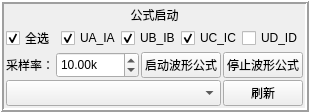
        <widget class="QFrame" name="frame_10">
         <property name="frameShape">
          <enum>QFrame::Box</enum>
         </property>
         <property name="frameShadow">
          <enum>QFrame::Raised</enum>
         </property>
         <property name="lineWidth">
          <number>2</number>
         </property>
         <layout class="QGridLayout" name="gridLayout_12" rowstretch="1,1,1,1">
          <property name="leftMargin">
           <number>2</number>
          </property>
          <property name="topMargin">
           <number>2</number>
          </property>
          <property name="rightMargin">
           <number>2</number>
          </property>
          <property name="bottomMargin">
           <number>2</number>
          </property>
          <property name="spacing">
           <number>2</number>
          </property>
          <item row="3" column="0">
           <widget class="QComboBox" name="formula_list">
            <property name="sizePolicy">
             <sizepolicy hsizetype="Preferred" vsizetype="Expanding">
              <horstretch>0</horstretch>
              <verstretch>0</verstretch>
             </sizepolicy>
            </property>
            <property name="maximumSize">
             <size>
              <width>500</width>
              <height>16777215</height>
             </size>
            </property>
            <property name="editable">
             <bool>false</bool>
            </property>
           </widget>
          </item>
          <item row="3" column="1">
           <widget class="QPushButton" name="update">
            <property name="sizePolicy">
             <sizepolicy hsizetype="Fixed" vsizetype="Expanding">
              <horstretch>0</horstretch>
              <verstretch>0</verstretch>
             </sizepolicy>
            </property>
            <property name="text">
             <string>刷新</string>
            </property>
           </widget>
          </item>
          <item row="2" column="0" colspan="2">
           <layout class="QHBoxLayout" name="horizontalLayout_33">
            <property name="spacing">
             <number>2</number>
            </property>
            <item>
             <layout class="QHBoxLayout" name="horizontalLayout_24">
              <item>
               <widget class="QLabel" name="label_44">
                <property name="sizePolicy">
                 <sizepolicy hsizetype="Preferred" vsizetype="Expanding">
                  <horstretch>0</horstretch>
                  <verstretch>0</verstretch>
                 </sizepolicy>
                </property>
                <property name="text">
                 <string>采样率：</string>
                </property>
               </widget>
              </item>
              <item>
               <widget class="QDoubleSpinBox" name="formula_sample">
                <property name="sizePolicy">
                 <sizepolicy hsizetype="Minimum" vsizetype="Expanding">
                  <horstretch>0</horstretch>
                  <verstretch>0</verstretch>
                 </sizepolicy>
                </property>
                <property name="prefix">
                 <string/>
                </property>
                <property name="suffix">
                 <string>k</string>
                </property>
                <property name="maximum">
                 <double>99999.000000000000000</double>
                </property>
                <property name="value">
                 <double>10.000000000000000</double>
                </property>
               </widget>
              </item>
             </layout>
            </item>
            <item>
             <widget class="QPushButton" name="start_formula">
              <property name="sizePolicy">
               <sizepolicy hsizetype="Minimum" vsizetype="Expanding">
                <horstretch>0</horstretch>
                <verstretch>0</verstretch>
               </sizepolicy>
              </property>
              <property name="text">
               <string>启动波形公式</string>
              </property>
             </widget>
            </item>
            <item>
             <widget class="QPushButton" name="stop_formula">
              <property name="sizePolicy">
               <sizepolicy hsizetype="Minimum" vsizetype="Expanding">
                <horstretch>0</horstretch>
                <verstretch>0</verstretch>
               </sizepolicy>
              </property>
              <property name="text">
               <string>停止波形公式</string>
              </property>
             </widget>
            </item>
           </layout>
          </item>
          <item row="1" column="0" colspan="2">
           <layout class="QHBoxLayout" name="horizontalLayout_23">
            <property name="spacing">
             <number>0</number>
            </property>
            <item>
             <widget class="QCheckBox" name="all">
              <property name="text">
               <string>全选</string>
              </property>
              <property name="checked">
               <bool>true</bool>
              </property>
             </widget>
            </item>
            <item>
             <widget class="QCheckBox" name="a_f">
              <property name="text">
               <string>UA_IA</string>
              </property>
              <property name="checked">
               <bool>true</bool>
              </property>
             </widget>
            </item>
            <item>
             <widget class="QCheckBox" name="b_f">
              <property name="text">
               <string>UB_IB</string>
              </property>
              <property name="checked">
               <bool>true</bool>
              </property>
             </widget>
            </item>
            <item>
             <widget class="QCheckBox" name="c_f">
              <property name="text">
               <string>UC_IC</string>
              </property>
              <property name="checked">
               <bool>true</bool>
              </property>
             </widget>
            </item>
            <item>
             <widget class="QCheckBox" name="d_f">
              <property name="text">
               <string>UD_ID</string>
              </property>
              <property name="checked">
               <bool>false</bool>
              </property>
             </widget>
            </item>
           </layout>
          </item>
          <item row="0" column="0" colspan="2">
           <widget class="QLabel" name="label_33">
            <property name="sizePolicy">
             <sizepolicy hsizetype="Preferred" vsizetype="Fixed">
              <horstretch>0</horstretch>
              <verstretch>0</verstretch>
             </sizepolicy>
            </property>
            <property name="text">
             <string>公式启动</string>
            </property>
            <property name="alignment">
             <set>Qt::AlignCenter</set>
            </property>
           </widget>
          </item>
         </layout>
        </widget>
